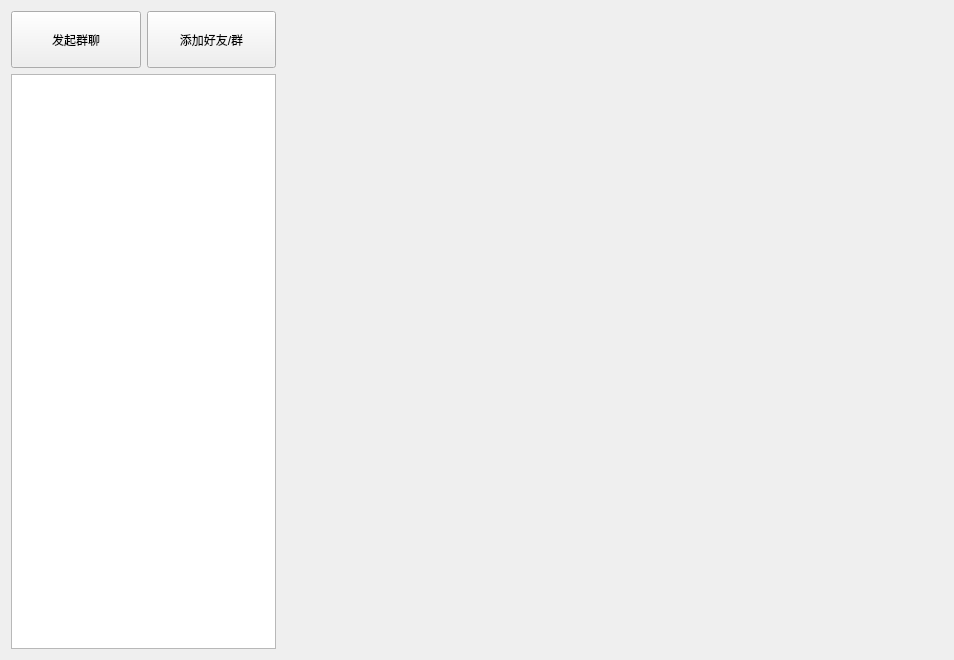
<?xml version="1.0" encoding="UTF-8"?>
<ui version="4.0">
 <class>MessageWgt</class>
 <widget class="QWidget" name="MessageWgt">
  <property name="geometry">
   <rect>
    <x>0</x>
    <y>0</y>
    <width>954</width>
    <height>660</height>
   </rect>
  </property>
  <property name="windowTitle">
   <string>Form</string>
  </property>
  <layout class="QHBoxLayout" name="horizontalLayout_2" stretch="2,5">
   <item>
    <layout class="QVBoxLayout" name="verticalLayout" stretch="1,10">
     <item>
      <layout class="QHBoxLayout" name="horizontalLayout">
       <item>
        <widget class="QPushButton" name="CreateGroupPb">
         <property name="sizePolicy">
          <sizepolicy hsizetype="Minimum" vsizetype="Preferred">
           <horstretch>0</horstretch>
           <verstretch>0</verstretch>
          </sizepolicy>
         </property>
         <property name="text">
          <string>发起群聊</string>
         </property>
        </widget>
       </item>
       <item>
        <widget class="QPushButton" name="AddPb">
         <property name="sizePolicy">
          <sizepolicy hsizetype="Minimum" vsizetype="Preferred">
           <horstretch>0</horstretch>
           <verstretch>0</verstretch>
          </sizepolicy>
         </property>
         <property name="text">
          <string>添加好友/群</string>
         </property>
        </widget>
       </item>
      </layout>
     </item>
     <item>
      <widget class="QListWidget" name="MessageLstWgt"/>
     </item>
    </layout>
   </item>
   <item>
    <widget class="QStackedWidget" name="MessageSWgt"/>
   </item>
  </layout>
 </widget>
 <resources/>
 <connections/>
</ui>
